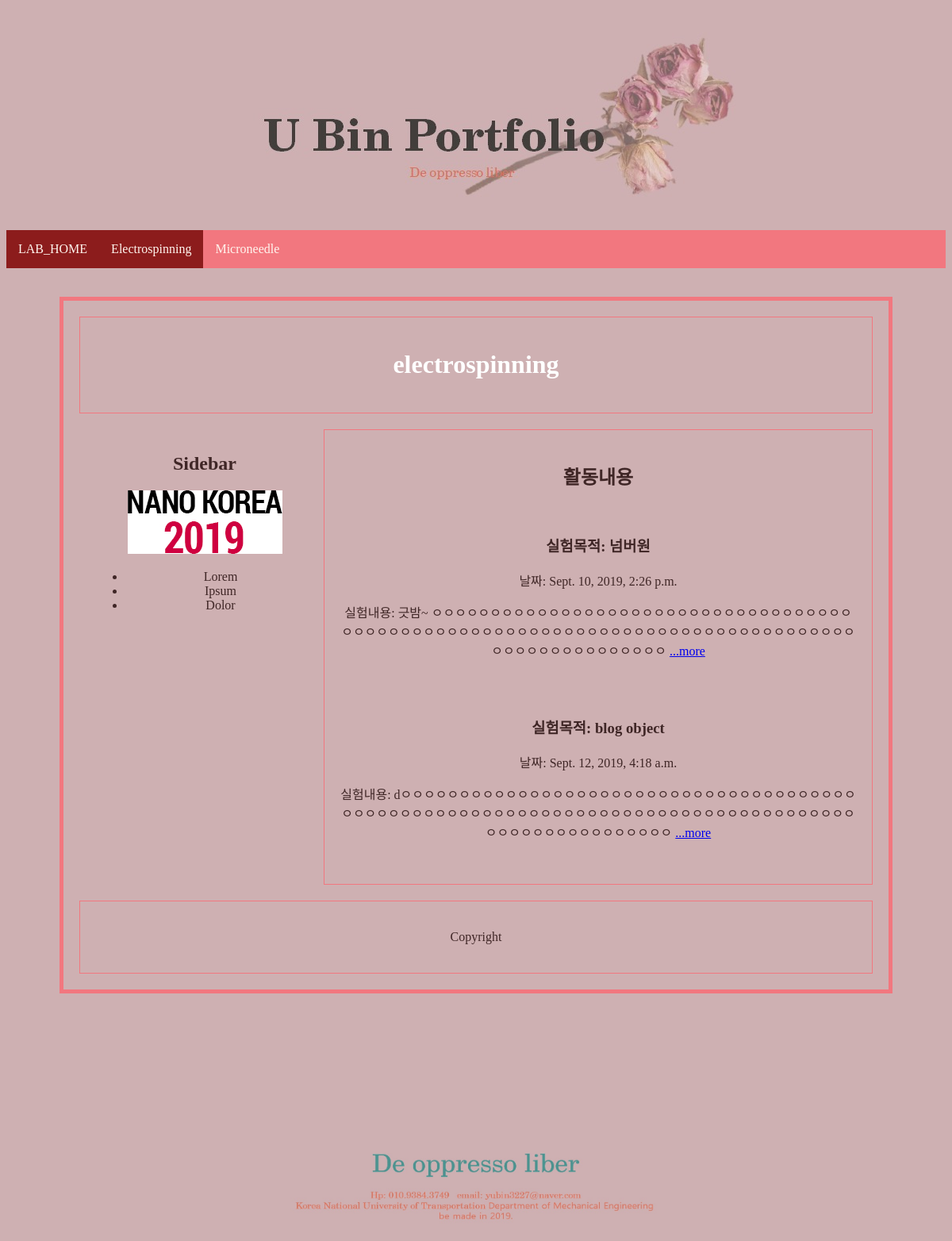
The page /portfolio/Lab_home/electrospinning on the database its author committed.
### myapp/models.py (models this page shows, shortened)
class Blog (models.Model):
    objects = models.Manager()
    title = models.CharField(max_length=200)
    pub_date = models.DateTimeField('date published')
    upload = models.FileField(upload_to='uploads/')
    body = models.TextField()
    def summary(self):
        return self.body[:100]

### myapp/views.py (the view)
# urls.py: path('portfolio/Lab_home/electrospinning', myapp.views.electrospinning, name="electrospinning"),
def electrospinning(request):
    blogs = Blog.objects
    return render(request, 'electrospinning.html', {'blogs': blogs})

### myapp/templates/electrospinning.html (shortened to what this page needs)
{% load staticfiles %}
<!DOCTYPE html>
<html lang="ko">
<head>
</head>
<body>
    <body background="{% static 'backgroung.jpg'%}">
    <body style="text-align: center"></body>
    <a href="{% url 'home' %}"><img src="{% static 'title-pink.jpg'%}" alt="title">
        <nav>
            <ul class="nav-container">
                <li class="nav-item"><a href="{% url 'Lab_home' %}">LAB_HOME</a>
                <li class="nav-item"><a href="{% url 'electrospinning' %}">Electrospinning</a>
                <li class="nav-item"><a href="{% url 'microneedle' %}">Microneedle</a>
            </ul>
        </nav> <br><br>
    <div id="jb-container">
            <div id="jb-header">
                <h1>electrospinning</h1>
            </div>
            <div id="jb-content">
              <h2>활동내용</h2>
                {% for blog in blogs.all %}<br>
                    <div class="container">
                        <h3> 실험목적: {{ blog.title }}</h3>
                        <p> 날짜: {{ blog.pub_date }}</p>
                        <p> 실험내용: {{ blog.summary }} <a href="{%url 'detail' blog.id%}">...more</a> </p>
                    </div> <br>
                {% endfor %}
            </div>
            <div id="jb-sidebar">
              <h2>Sidebar</h2>
              <img/>
              <ul>
                <li>Lorem</li>
                <li>Ipsum</li>
                <li>Dolor</li>
              </ul>
            </div>
            <div id="jb-footer">
              <p>Copyright</p>
            </div>
          </div>
    <img src="{% static 'total-bottom.jpg'%}" alt="bottom" width="800" height="300">
</body>
</html>

### myapp/templates/electrospinning.html (style rules this page uses)
.nav-container { display: flex; flex-direction: row; width: 100%; margin:0%; padding:0%; background-color: #F2777F; list-style-type: none }
.nav-item { padding: 15px; cursor: pointer; }
.nav-item a { text-align: center; text-decoration: none; color:seashell; }
.nav-item:nth-child(2) { background-color: rgba(139, 27, 27, 0.986) }
.nav-item:nth-child(3) { background-color: rgba(139, 27, 27, 0.986) }
#jb-container { width: 1000px; margin: 0px auto; padding: 20px; border: 5px solid #F2777F; }
#jb-header { padding: 20px; margin-bottom: 20px; border: 1px solid #F2777F; }
#jb-content { width: 650px; padding: 20px; margin-bottom: 20px; float: right; border: 1px solid #F2777F; }
#jb-sidebar { width: 280px; padding: 10px; margin-bottom: 10px; float: right; }
#jb-footer { clear: both; padding: 20px; border: 1px solid #F2777F; }
body { font-family: 'GyeonggiBatang'; color:rgb(63, 38, 38); }
h1 { color:rgb(255, 255, 255) }

### rows shown on the page
Blog: title "넘버원", pub_date "Sept. 10, 2019, 2:26 p.m.", summary "긋밤~ ㅇㅇㅇㅇㅇㅇㅇㅇㅇㅇㅇㅇㅇㅇㅇㅇㅇㅇㅇㅇㅇㅇㅇㅇㅇㅇㅇㅇㅇㅇㅇㅇㅇㅇㅇㅇㅇㅇㅇㅇㅇㅇㅇㅇㅇㅇㅇㅇㅇㅇㅇㅇㅇㅇㅇㅇㅇㅇㅇㅇㅇㅇㅇㅇㅇㅇㅇㅇㅇㅇㅇㅇㅇㅇㅇㅇㅇㅇㅇㅇㅇㅇㅇㅇㅇㅇㅇㅇㅇㅇㅇㅇㅇㅇㅇ"
Blog: title "blog object", pub_date "Sept. 12, 2019, 4:18 a.m.", summary "dㅇㅇㅇㅇㅇㅇㅇㅇㅇㅇㅇㅇㅇㅇㅇㅇㅇㅇㅇㅇㅇㅇㅇㅇㅇㅇㅇㅇㅇㅇㅇㅇㅇㅇㅇㅇㅇㅇㅇㅇㅇㅇㅇㅇㅇㅇㅇㅇㅇㅇㅇㅇㅇㅇㅇㅇㅇㅇㅇㅇㅇㅇㅇㅇㅇㅇㅇㅇㅇㅇㅇㅇㅇㅇㅇㅇㅇㅇㅇㅇㅇㅇㅇㅇㅇㅇㅇㅇㅇㅇㅇㅇㅇㅇㅇㅇㅇㅇㅇ"
